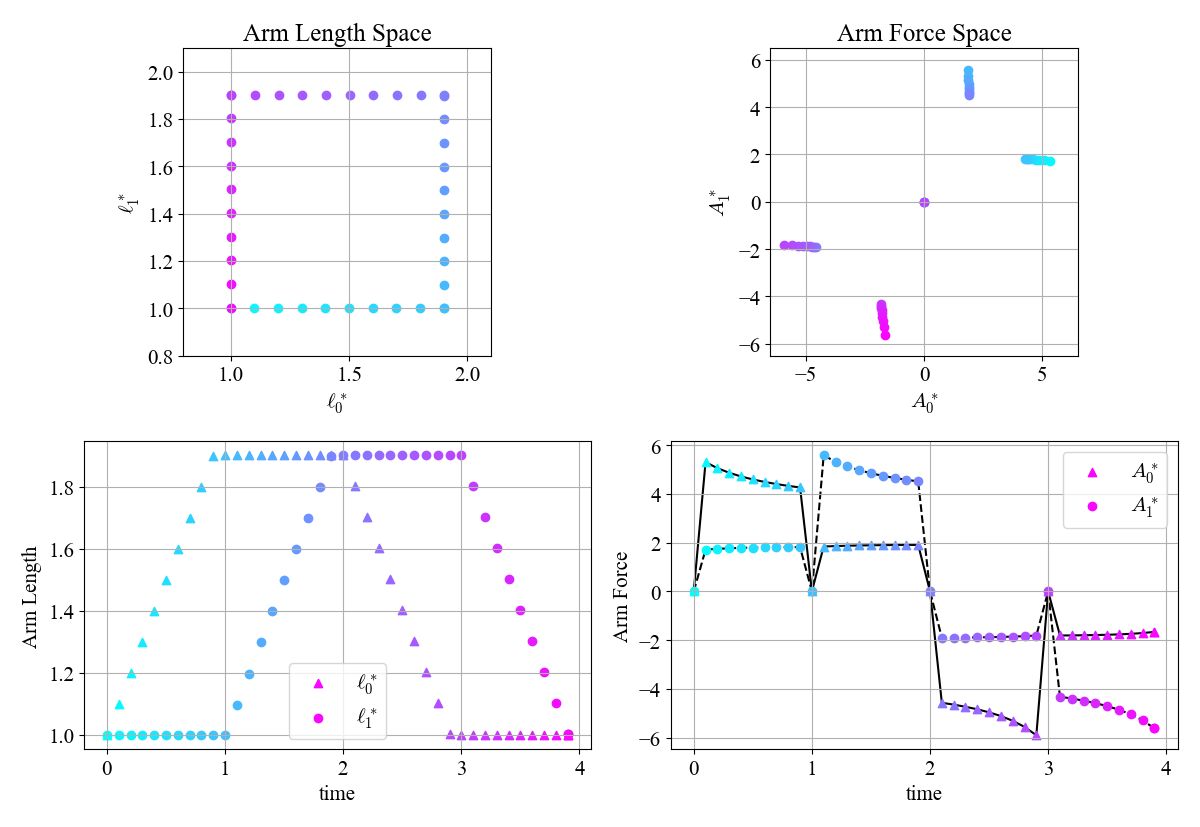

This chart was generated by the following Python code:
#!/usr/bin/env python3
import numpy as np
import matplotlib.pyplot as plt
import matplotlib.cm as cm
import pandas as pd
plt.rcParams['mathtext.fontset'] = 'cm'
plt.rcParams['font.size'] = 15
plt.rcParams['font.family'] = 'Times New Roman'


all_df = pd.read_csv('../../result/type10_radius0.3_period1_maxlength1.9.csv')

print(all_df.columns)

fig, axes = plt.subplots(2,2, figsize=(12, 12), tight_layout=True)
axes[0][0].set_title('Arm Length Space')
axes[0][0].set_aspect('equal')
axes[0][0].set_xlim(0.8, 2.1)
axes[0][0].set_ylim(0.8, 2.1)
axes[0][0].set_xlabel(r'$\ell_0^*$')
axes[0][0].set_ylabel(r'$\ell_1^*$')
axes[0][1].set_title('Arm Force Space')
axes[0][1].set_aspect('equal')
axes[0][1].set_xlim(-6.5, 6.5)
axes[0][1].set_ylim(-6.5, 6.5)
axes[0][1].set_xlabel(r'$A_0^*$')
axes[0][1].set_ylabel(r'$A_1^*$')
#axes[1][0].set_xlim(0.8, 2.1)
#axes[1][0].set_ylim(0.8, 2.1)
axes[1][0].set_xlabel('time')
axes[1][0].set_ylabel('Arm Length')
axes[1][1].set_xlabel('time')
axes[1][1].set_ylabel('Arm Force')

plot_length = 40
axes[1][1].plot(all_df['Time'][:plot_length], all_df['arm_force_0'][:plot_length], c='k', zorder=0)
axes[1][1].plot(all_df['Time'][:plot_length], all_df['arm_force_1'][:plot_length], c='k', zorder=0, ls='--')
for i in range(plot_length):
    #if i % 2 != 0: continue
    axes[0][0].scatter(all_df['arm_length_0'][i], all_df['arm_length_1'][i], c=i, cmap='cool', vmin=0, vmax=plot_length)
    axes[0][1].scatter(all_df['arm_force_0'][i], all_df['arm_force_1'][i], c=i, cmap='cool', vmin=0, vmax=plot_length)
    if i == plot_length - 1:
        axes[1][0].scatter(all_df['Time'][i], all_df['arm_length_0'][i], c=i, cmap='cool', vmin=0, vmax=plot_length, label=r'$\ell_0^*$', marker='^')
        axes[1][0].scatter(all_df['Time'][i], all_df['arm_length_1'][i], c=i, cmap='cool', vmin=0, vmax=plot_length, label=r'$\ell_1^*$', marker='o')
        axes[1][1].scatter(all_df['Time'][i], all_df['arm_force_0'][i], c=i, cmap='cool', vmin=0, vmax=plot_length, label=r'$A_0^*$', marker='^')
        axes[1][1].scatter(all_df['Time'][i], all_df['arm_force_1'][i], c=i, cmap='cool', vmin=0, vmax=plot_length, label=r'$A_1^*$', marker='o')

    axes[1][0].scatter(all_df['Time'][i], all_df['arm_length_0'][i], c=i, cmap='cool', vmin=0, vmax=plot_length, marker='^')
    axes[1][0].scatter(all_df['Time'][i], all_df['arm_length_1'][i], c=i, cmap='cool', vmin=0, vmax=plot_length)
    axes[1][1].scatter(all_df['Time'][i], all_df['arm_force_0'][i], c=i, cmap='cool', vmin=0, vmax=plot_length, marker='^')
    axes[1][1].scatter(all_df['Time'][i], all_df['arm_force_1'][i], c=i, cmap='cool', vmin=0, vmax=plot_length, marker='o')


axes[0][0].grid()
axes[0][1].grid()
axes[1][0].grid()
axes[1][1].grid()
axes[1][0].legend()
axes[1][1].legend()
plt.show()
fig.savefig('arm_length_force_ng.png')
